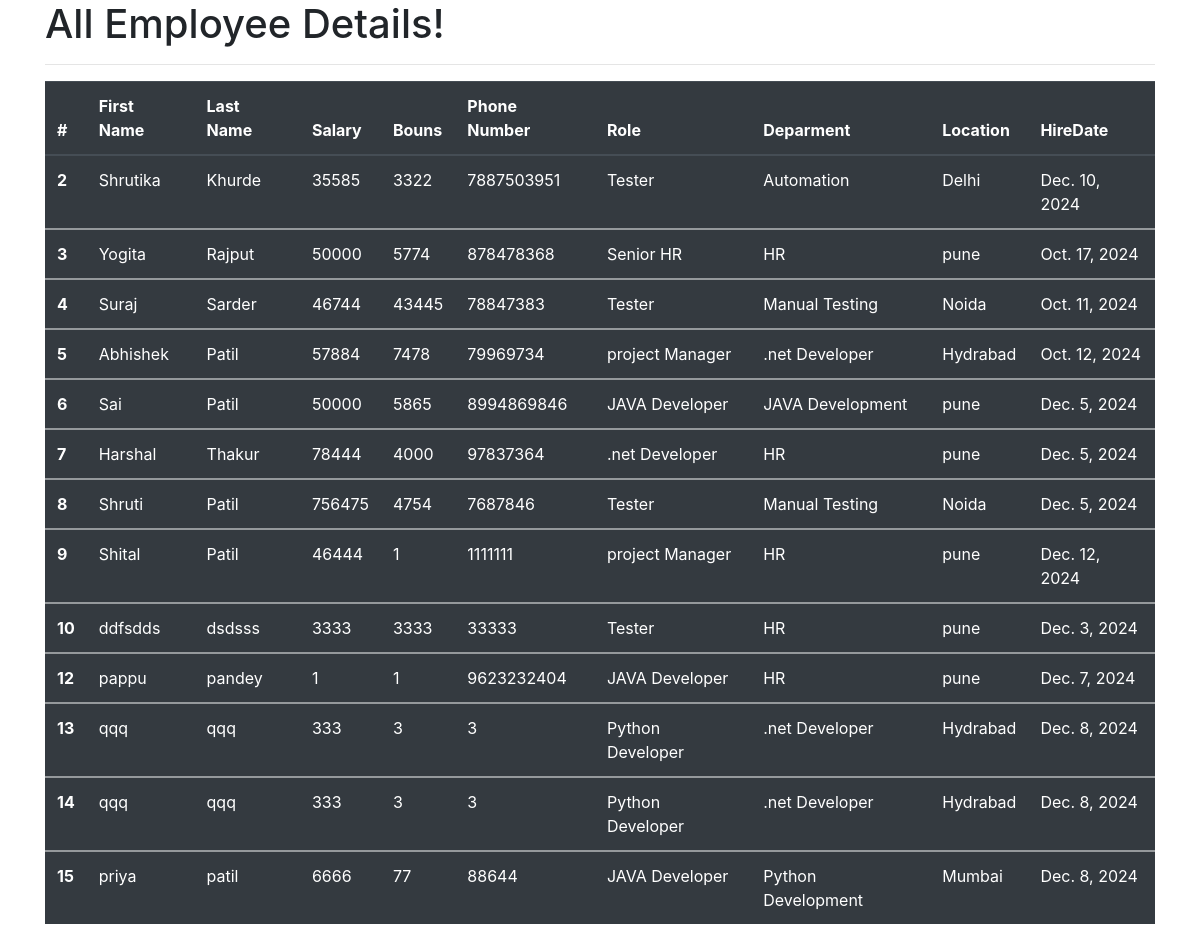
The app's page /all_emp with its own data.
### emp_app/models.py (models this page shows, shortened)
class Employee(models.Model):
    first_name = models.CharField(max_length=100, null=False)
    last_name = models.CharField(max_length=100)
    dept = models.ForeignKey(Deparment,on_delete=models.CASCADE)
    salary = models.IntegerField(default=0)
    bonus = models.IntegerField(default=0)
    role = models.ForeignKey(Role,on_delete=models.CASCADE)
    phone = models.IntegerField(default=0)
    hire_date = models.DateField()
    def __str__(self):
        return "%s %s %s" %(self.first_name,self.last_name,self.phone)

class Role(models.Model):
    name = models.CharField(max_length=100, null=False)

class Deparment(models.Model):
    name = models.CharField(max_length=100, null=False)
    location = models.CharField(max_length=100)

### emp_app/views.py (the view)
# urls.py: path('all_emp',views.all_emp, name = 'all_emp'),
def all_emp(request):
    emps = Employee.objects.all()
    context = {
        'emps' : emps
    }
    print(context)
    return render(request,'view_all_emp.html', context)

### emp_app/templates/view_all_emp.html (shortened to what this page needs)
<!DOCTYPE html>
<html lang="en">
<head>
    <link rel="stylesheet" href="https://cdn.jsdelivr.net/npm/bootstrap@4.4.1/dist/css/bootstrap.min.css">
</head>
<body>
  <div class="container">
      <h1>All Employee Details! </h1>
      <hr>
      <table class="table table-dark">
  <thead>
    <tr>
      <th scope="col">#</th>
      <th scope="col">First Name</th>
      <th scope="col">Last Name</th>
      <th scope="col">Salary</th>
      <th scope="col">Bouns</th>
      <th scope="col">Phone Number</th>
      <th scope="col">Role</th>
      <th scope="col">Deparment</th>
      <th scope="col">Location</th>
      <th scope="col">HireDate</th>
    </tr>
  </thead>
          {% for emp in emps %}
  <tbody>
    <tr>
      <th scope="row">{{emp.id}}</th>
      <td>{{emp.first_name}}</td>
      <td>{{emp.last_name}}</td>
      <td>{{emp.salary}}</td>
      <td>{{emp.bonus}}</td>
      <td>{{emp.phone}}</td>
      <td>{{emp.role.name}}</td>
      <td>{{emp.dept.name}}</td>
      <td>{{emp.dept.location}}</td>
      <td>{{emp.hire_date}}</td>
    </tr>
  </tbody>
          {% endfor %}
  </table>
 </body>
</html>

### records on screen
Employee: id "2", first_name "Shrutika", last_name "Khurde", salary "35585", bonus "3322", phone "7887503951", role.name "Tester", dept.name "Automation", dept.location "Delhi", hire_date "Dec. 10, 2024"
Employee: id "3", first_name "Yogita", last_name "Rajput", salary "50000", bonus "5774", phone "878478368", role.name "Senior HR", dept.name "HR", dept.location "pune", hire_date "Oct. 17, 2024"
Employee: id "4", first_name "Suraj", last_name "Sarder", salary "46744", bonus "43445", phone "78847383", role.name "Tester", dept.name "Manual Testing", dept.location "Noida", hire_date "Oct. 11, 2024"
Employee: id "5", first_name "Abhishek", last_name "Patil", salary "57884", bonus "7478", phone "79969734", role.name "project Manager", dept.name ".net Developer", dept.location "Hydrabad", hire_date "Oct. 12, 2024"
Employee: id "6", first_name "Sai", last_name "Patil", salary "50000", bonus "5865", phone "8994869846", role.name "JAVA Developer", dept.name "JAVA Development", dept.location "pune", hire_date "Dec. 5, 2024"
Employee: id "7", first_name "Harshal", last_name "Thakur", salary "78444", bonus "4000", phone "97837364", role.name ".net Developer", dept.name "HR", dept.location "pune", hire_date "Dec. 5, 2024"
Employee: id "8", first_name "Shruti", last_name "Patil", salary "756475", bonus "4754", phone "7687846", role.name "Tester", dept.name "Manual Testing", dept.location "Noida", hire_date "Dec. 5, 2024"
Employee: id "9", first_name "Shital", last_name "Patil", salary "46444", bonus "1", phone "1111111", role.name "project Manager", dept.name "HR", dept.location "pune", hire_date "Dec. 12, 2024"
Employee: id "10", first_name "ddfsdds", last_name "dsdsss", salary "3333", bonus "3333", phone "33333", role.name "Tester", dept.name "HR", dept.location "pune", hire_date "Dec. 3, 2024"
Employee: id "12", first_name "pappu", last_name "pandey", salary "1", bonus "1", phone "9623232404", role.name "JAVA Developer", dept.name "HR", dept.location "pune", hire_date "Dec. 7, 2024"
Employee: id "13", first_name "qqq", last_name "qqq", salary "333", bonus "3", phone "3", role.name "Python Developer", dept.name ".net Developer", dept.location "Hydrabad", hire_date "Dec. 8, 2024"
Employee: id "14", first_name "qqq", last_name "qqq", salary "333", bonus "3", phone "3", role.name "Python Developer", dept.name ".net Developer", dept.location "Hydrabad", hire_date "Dec. 8, 2024"
Employee: id "15", first_name "priya", last_name "patil", salary "6666", bonus "77", phone "88644", role.name "JAVA Developer", dept.name "Python Development", dept.location "Mumbai", hire_date "Dec. 8, 2024"
